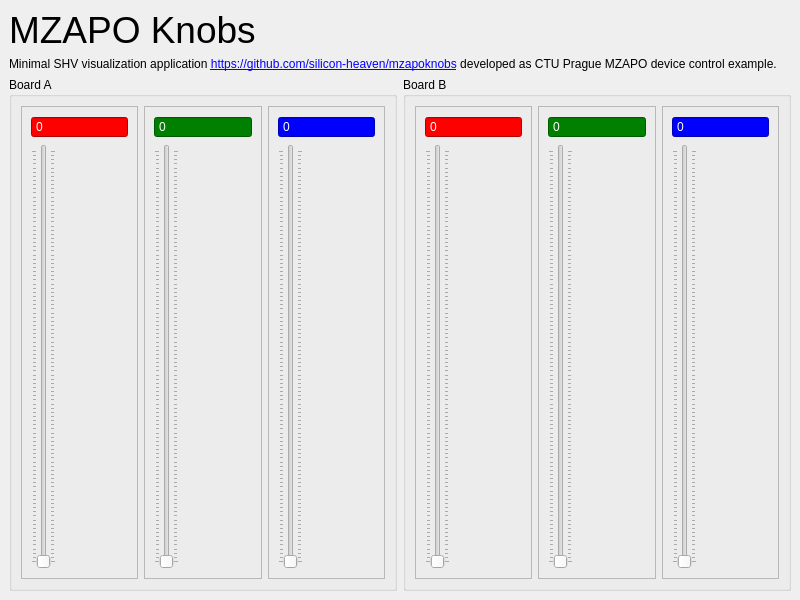
<?xml version="1.0" encoding="UTF-8"?>
<ui version="4.0">
 <class>MainWindow</class>
 <widget class="QMainWindow" name="MainWindow">
  <property name="geometry">
   <rect>
    <x>0</x>
    <y>0</y>
    <width>800</width>
    <height>600</height>
   </rect>
  </property>
  <property name="windowTitle">
   <string>MainWindow</string>
  </property>
  <widget class="QWidget" name="centralwidget">
   <layout class="QVBoxLayout" name="verticalLayout_7">
    <item>
     <widget class="QLabel" name="label_2">
      <property name="styleSheet">
       <string notr="true">font: 28pt;</string>
      </property>
      <property name="text">
       <string>MZAPO Knobs</string>
      </property>
     </widget>
    </item>
    <item>
     <widget class="QLabel" name="label">
      <property name="text">
       <string>Minimal SHV visualization application &lt;a href=&quot;https://github.com/silicon-heaven/mzapoknobs&quot;&gt;https://github.com/silicon-heaven/mzapoknobs&lt;/a&gt; developed as CTU Prague MZAPO device control example.</string>
      </property>
      <property name="wordWrap">
       <bool>true</bool>
      </property>
     </widget>
    </item>
    <item>
     <layout class="QHBoxLayout" name="horizontalLayout_3">
      <item>
       <widget class="QGroupBox" name="grpA">
        <property name="title">
         <string>Board A</string>
        </property>
        <layout class="QHBoxLayout" name="horizontalLayout">
         <item>
          <widget class="QFrame" name="frameAR">
           <property name="frameShape">
            <enum>QFrame::StyledPanel</enum>
           </property>
           <property name="frameShadow">
            <enum>QFrame::Raised</enum>
           </property>
           <layout class="QVBoxLayout" name="verticalLayout">
            <item>
             <widget class="QSpinBox" name="spinbox">
              <property name="styleSheet">
               <string notr="true">background: red;color:white</string>
              </property>
              <property name="buttonSymbols">
               <enum>QAbstractSpinBox::NoButtons</enum>
              </property>
             </widget>
            </item>
            <item>
             <widget class="QSlider" name="slider">
              <property name="orientation">
               <enum>Qt::Vertical</enum>
              </property>
              <property name="tickPosition">
               <enum>QSlider::TicksBothSides</enum>
              </property>
             </widget>
            </item>
           </layout>
          </widget>
         </item>
         <item>
          <widget class="QFrame" name="frameAG">
           <property name="frameShape">
            <enum>QFrame::StyledPanel</enum>
           </property>
           <property name="frameShadow">
            <enum>QFrame::Raised</enum>
           </property>
           <layout class="QVBoxLayout" name="verticalLayout_2">
            <item>
             <widget class="QSpinBox" name="spinbox_2">
              <property name="styleSheet">
               <string notr="true">background: green; color:white;</string>
              </property>
              <property name="buttonSymbols">
               <enum>QAbstractSpinBox::NoButtons</enum>
              </property>
             </widget>
            </item>
            <item>
             <widget class="QSlider" name="slider_2">
              <property name="orientation">
               <enum>Qt::Vertical</enum>
              </property>
              <property name="tickPosition">
               <enum>QSlider::TicksBothSides</enum>
              </property>
             </widget>
            </item>
           </layout>
          </widget>
         </item>
         <item>
          <widget class="QFrame" name="frameAB">
           <property name="frameShape">
            <enum>QFrame::StyledPanel</enum>
           </property>
           <property name="frameShadow">
            <enum>QFrame::Raised</enum>
           </property>
           <layout class="QVBoxLayout" name="verticalLayout_3">
            <item>
             <widget class="QSpinBox" name="spinbox_3">
              <property name="styleSheet">
               <string notr="true">background: blue; color:white;</string>
              </property>
              <property name="buttonSymbols">
               <enum>QAbstractSpinBox::NoButtons</enum>
              </property>
             </widget>
            </item>
            <item>
             <widget class="QSlider" name="slider_3">
              <property name="orientation">
               <enum>Qt::Vertical</enum>
              </property>
              <property name="tickPosition">
               <enum>QSlider::TicksBothSides</enum>
              </property>
             </widget>
            </item>
           </layout>
          </widget>
         </item>
        </layout>
       </widget>
      </item>
      <item>
       <widget class="QGroupBox" name="grpA_2">
        <property name="title">
         <string>Board B</string>
        </property>
        <layout class="QHBoxLayout" name="horizontalLayout_2">
         <item>
          <widget class="QFrame" name="frameBR">
           <property name="frameShape">
            <enum>QFrame::StyledPanel</enum>
           </property>
           <property name="frameShadow">
            <enum>QFrame::Raised</enum>
           </property>
           <layout class="QVBoxLayout" name="verticalLayout_4">
            <item>
             <widget class="QSpinBox" name="spinbox_4">
              <property name="styleSheet">
               <string notr="true">background: red; color:white;</string>
              </property>
              <property name="buttonSymbols">
               <enum>QAbstractSpinBox::NoButtons</enum>
              </property>
             </widget>
            </item>
            <item>
             <widget class="QSlider" name="slider_4">
              <property name="orientation">
               <enum>Qt::Vertical</enum>
              </property>
              <property name="tickPosition">
               <enum>QSlider::TicksBothSides</enum>
              </property>
             </widget>
            </item>
           </layout>
          </widget>
         </item>
         <item>
          <widget class="QFrame" name="frameBG">
           <property name="frameShape">
            <enum>QFrame::StyledPanel</enum>
           </property>
           <property name="frameShadow">
            <enum>QFrame::Raised</enum>
           </property>
           <layout class="QVBoxLayout" name="verticalLayout_5">
            <item>
             <widget class="QSpinBox" name="spinbox_5">
              <property name="styleSheet">
               <string notr="true">background: green; color:white;</string>
              </property>
              <property name="buttonSymbols">
               <enum>QAbstractSpinBox::NoButtons</enum>
              </property>
             </widget>
            </item>
            <item>
             <widget class="QSlider" name="slider_5">
              <property name="orientation">
               <enum>Qt::Vertical</enum>
              </property>
              <property name="tickPosition">
               <enum>QSlider::TicksBothSides</enum>
              </property>
             </widget>
            </item>
           </layout>
          </widget>
         </item>
         <item>
          <widget class="QFrame" name="frameBB">
           <property name="frameShape">
            <enum>QFrame::StyledPanel</enum>
           </property>
           <property name="frameShadow">
            <enum>QFrame::Raised</enum>
           </property>
           <layout class="QVBoxLayout" name="verticalLayout_6">
            <item>
             <widget class="QSpinBox" name="spinbox_6">
              <property name="styleSheet">
               <string notr="true">background: blue; color:white;</string>
              </property>
              <property name="buttonSymbols">
               <enum>QAbstractSpinBox::NoButtons</enum>
              </property>
             </widget>
            </item>
            <item>
             <widget class="QSlider" name="slider_6">
              <property name="orientation">
               <enum>Qt::Vertical</enum>
              </property>
              <property name="tickPosition">
               <enum>QSlider::TicksBothSides</enum>
              </property>
             </widget>
            </item>
           </layout>
          </widget>
         </item>
        </layout>
       </widget>
      </item>
     </layout>
    </item>
   </layout>
  </widget>
 </widget>
 <resources/>
 <connections/>
</ui>
